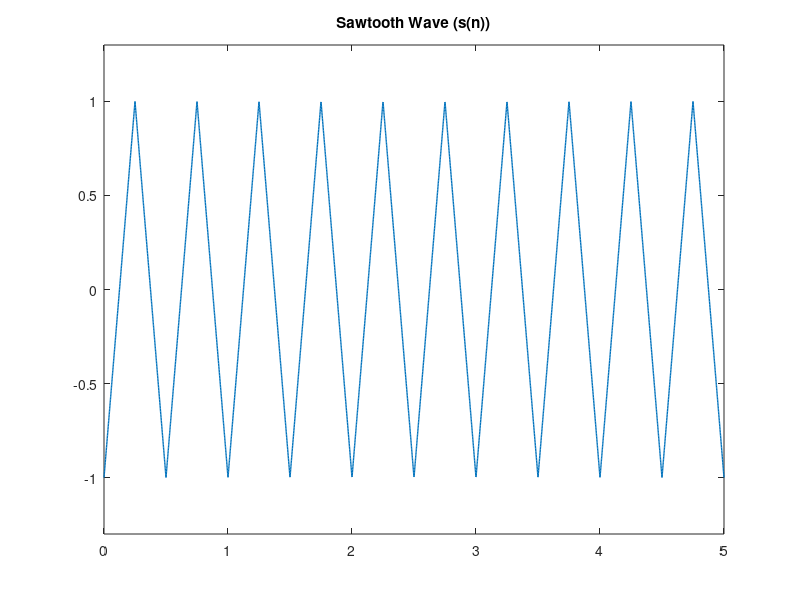
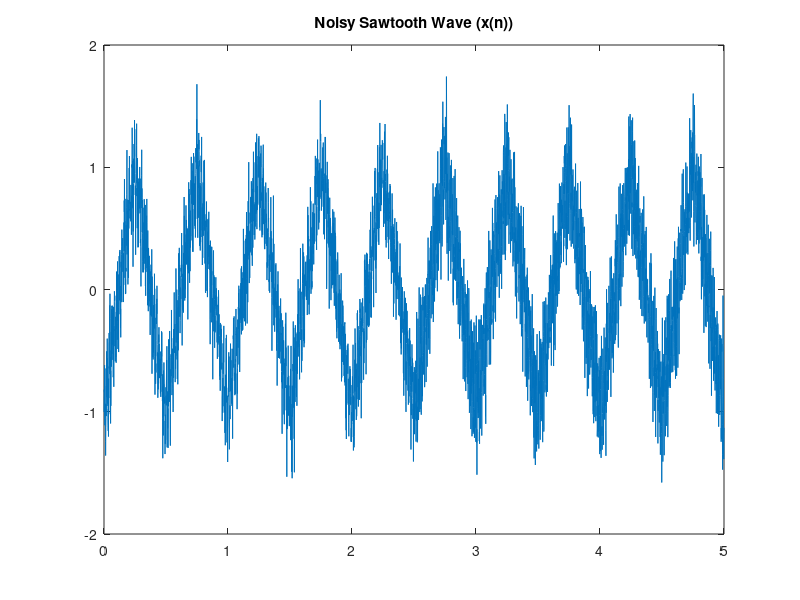

The MATLAB script that drew these images, in order: (Note: this script raises an error after producing the figures.)
%% 2. Adaptive Filtering

clearvars, clc;
% Data Construction

% Number of points
N = 5000; 
phi = 0;
snr = 10;
t = linspace(0,5,N); 

% Sawtooth signal
s = sawtooth(2*pi*2*t(1:N),0.5); 

% Sinusoidal noise
n1 = 0.2*sin(2*pi*50*t(1:N/2)-phi); 
n2 = 0.3*sin(2*pi*100*t(N/2+1:N)-phi);

% AWGN
nwg = s - awgn(s,snr,'measured'); 

% noisy signal
x = s + nwg + [n1 n2]; 

figure;
plot(t,s,'LineWidth',1)
title('Sawtooth Wave (s(n))')
ylim([-1.3 1.3])

figure;
plot(t,x)
title('Noisy Sawtooth Wave (x(n))')
ylim([-2 2])

%% 2.1 LMS Method
%% 2.1.1 Exploring the Rate of Adaptation

% Setting the parameters
a = 3;
phi_1 = pi*(1/3); 
phi_2 = pi*(1/6);

noise_for_ref_1 = 0.2*sin(2*pi*50*t(1:N/2) + phi_1);
noise_for_ref_2 = 0.3*sin(2* pi*100*t(N/2+1:N) + phi_2);

% Defining the reference signal
R_signal = a*(nwg + [noise_for_ref_1 noise_for_ref_2]);

% Iterating through a range of M and mu to find the optimum paramm
M_upper_limit = 30;
MSE_holder = NaN(M_upper_limit,100);
mu_upper_limit = round(2/(20*M_upper_limit*((x*x')/length(x))),4);
mu_range = linspace(0.001,mu_upper_limit,100);

for M=1:M_upper_limit
    for i = 1:100
        [e, ~, ~] = customLMSImplement(x, R_signal, mu_range(i), M);
        MSE_holder(M,i) = immse(e,s);
    end
end

% Plotting the results from the iterative process
figure
grid_M = 1:M_upper_limit;
surf(mu_range, grid_M, MSE_holder)
title('MSE as a Function of the Order and \mu')
xlabel('\mu')
ylabel('Order');

% Find LMS parameters that results in the minimum MSE
[min_paramm, index_paramm] = min(MSE_holder,[],2);
[minimum_MSE, corresponding_order] = min(min_paramm);
mu_constraint = index_paramm(corresponding_order)*(mu_upper_limit-0.001)/100 + 0.001;
disp(['Minimum Error = ' num2str(minimum_MSE) ' at M = ' num2str(corresponding_order) ' and mu = ' num2str(mu_constraint)])

% Plotting the filtered signals at the optimum parameters
[e_opt_1, ~, ~] = customLMSImplement(x, R_signal, mu_constraint, corresponding_order);

figure ('Name','Adaptive Filtering')
subplot(4,1,1)
plot(t,s)
ylim([-2 2])
title('Desired Signal (s(n))')

subplot(4,1,2)
plot(t,x)
title('Noisy Signal (x(n))')

subplot(4,1,3)
plot(t,e_opt_1)
title('Filtered Signal (e(n))')

subplot(4,1,4)
plot(t,abs(s-e_opt_1))
title('Absolute Error')

%% 2.2 RLS Method
%% 2.2.1 Exploring the Rate of Adaptation

% Iterating through a range of M and forgetting factors to find the optimum paramm
M_upper_limit = 30;
MSE_holder = NaN(M_upper_limit,100);
lambda_range = linspace(0.99,1,100);

for M=1:M_upper_limit
    for i = 1:100
        [e, ~, ~] = customRLSImplement(x, R_signal, lambda_range(i), M);
        MSE_holder(M,i) = immse(e',s);
    end
end

% Plotting the results from the iterative process
figure
grid_M = 1:M_upper_limit;
surf(lambda_range, grid_M, MSE_holder)
title('MSE as a Function of the Order and \lambda')
xlabel('\lambda')
ylabel('Order');


% Find LMS parameters that results in the minimum MSE
[min_paramm, index_paramm] = min(MSE_holder,[],2);
[minimum_MSE, corresponding_order] = min(min_paramm);
lambda_constraint = index_paramm(corresponding_order)*(0.01)/100 + 0.99; + 0.001;
disp(['Minimum Error = ' num2str(minimum_MSE) ' at M = ' num2str(corresponding_order) ' and lambda = ' num2str(lambda_constraint)])

% Plotting the filtered signals at the optimum parameters
[e_opt, y_opt, w_opt] = customRLSImplement(x, R_signal, lambda_constraint, corresponding_order);


figure ('Name','Adaptive Filtering')
subplot(4,1,1)
plot(t,s)
ylim([-2 2])
title('Desired Signal (s(n))')

subplot(4,1,2)
plot(t,x)
title('Noisy Signal (x(n))')

subplot(4,1,3)
plot(t,e_opt)
title('Filtered Signal (e(n))')

subplot(4,1,4)
plot(t,abs(s'-e_opt))
title('Absolute Error')

%% 2.2.2 Comparing the Performance of the LMS and RLS Algorithms

figure
subplot(2,1,1)
plot(t,abs(e_opt_1 - s));
title('Error Variation - LMS Method')
xlabel('Time(s)')
ylabel('Amplitude (mV)');

subplot(2,1,2)
plot(t,abs(e_opt - s'))
title('Error Variation - RLS Method');
linkaxes()

% Finding which one is better
error_RLS_less_LMS = abs(e_opt - s') < abs(e_opt_1' - s');
total_error_RLS_less_LMS = sum(error_RLS_less_LMS);
percentage_cal = total_error_RLS_less_LMS*100/length(t); 

%% 2.2.3 Testing LMS and RLS using the Ideal ECG Signal

load('idealECG.mat')

% Mean normalizing the signal
idealECG = idealECG - mean(idealECG);

% Sampling frequency
f_s = 500;

t_range_ECG = linspace(0,length(idealECG)-1,length(idealECG))/f_s;

% Adding noise (Repeating the same procedure)
n_awg_new = idealECG - awgn(idealECG,10,'measured');

t_first_half_ecg = t_range_ECG(1:floor(length(t_range_ECG)/2));
t_second_half_ecg = t_range_ECG(floor(length(t_range_ECG)/2)+1:end);

% Generating the sinusoid noise
sin_noise_1 = 0.2*sin(2*pi*50*t_first_half_ecg);
sin_noise_2 = 0.3*sin(2*pi*100*t_second_half_ecg);
ns_noise_for_ideal_ECG = [sin_noise_1 sin_noise_2];

noisy_ECG_signal = idealECG + n_awg_new + ns_noise_for_ideal_ECG;

% Setting the parameters
a = 3;
phi_1 = pi*(1/6); 
phi_2 = pi*(1/3);

% Creating the reference signals
noise_for_ref_1 = 0.2*sin(2*pi*50*t_first_half_ecg + phi_1); 
noise_for_ref_2 = 0.3*sin(2*pi*100*t_second_half_ecg + phi_2); 
ref_ECG = a*(n_awg_new + [noise_for_ref_1 noise_for_ref_2]);


total_noise_signal = n_awg_new + ns_noise_for_ideal_ECG;

% Filtering using LMS and RLS
% Setting the optimum parameters used in previous parts
mu_optimum = mu_constraint;
lambda_optimum = lambda_constraint;
order_LMS = 20;
order_RLS = 26;

% LMS
[e_ECG_LMS, y_ECG_LMS, w_ECG_LMS] = customLMSImplement(noisy_ECG_signal, ref_ECG, mu_optimum, order_LMS);

% RLS
[e_ECG_RLS, y_ECG_RLS, w_ECG_RLS] = customRLSImplement(noisy_ECG_signal, ref_ECG, lambda_optimum, order_RLS);

figure('Name','Adaptive Filtering ECG')
subplot(4,1,1)
plot(t_range_ECG, idealECG)
title('Ideal ECG Signal');
xlabel('Time (s)')
ylabel('Amplitude (mV)');

subplot(4,1,2)
plot(t_range_ECG, noisy_ECG_signal)
title('ECG Signal with Non-stationary Noise')
xlabel('Time (s)')
ylabel('Amplitude (mV)');

subplot(4,1,3)
plot(t_range_ECG, e_ECG_LMS)
title('Filtered ECG Signal - LMS Method')
xlabel('Time (s)')
ylabel('Amplitude (mV)');

subplot(4,1,4)
plot(t_range_ECG, e_ECG_RLS)
title('Filtered ECG Signal - RLS Method')
xlabel('Time (s)')
ylabel('Amplitude (mV)');
linkaxes()
